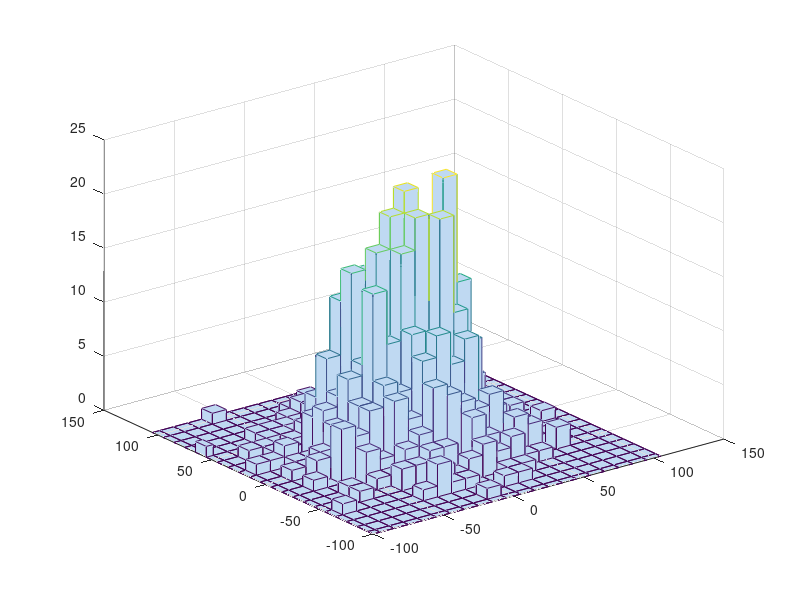

This chart was generated by the following MATLAB code: (Note: this script raises an error after producing the figure.)
clc 
clear
clf

N = 1000 ;  % ilosc czasteczek
M = 800 ;  % ilosc krokow czasowych

x = zeros(N,M) ; 
y = zeros(N,M) ;
bins1 = -100:10:100 ;
bins = {bins1 bins1} ; 

for i=1:N          % powtarzane dla kazdej czasteczki
    
    for j=2:M      % dla kazdego kroku czasowego
    x(i,j) = x(i,j-1) + randn ;
    y(i,j) = y(i,j-1) + randn ;  
    end
    
   %hist3( [x(:,ceil(i*M/N) ) y(:,ceil(i*M/N) )] , bins ) ;
   %pause(0.01) ; 
end

hist3( [x(:,M ) y(:,M )] , bins ) ;                         % rysowanie histogramu
set(gcf, 'render','opengl' ) ; 
   set(get(gca,'child'),'FaceColor','interp','CDataMode', 'auto');
   colormap( hot ) ;
%[ bin_count,  bin_possition ] = hist( x(:, M ) , bins1 ) ;
%h = bar( bin_possition, bin_count , 1) ; 
%h = plot( x(3,:),y(3,:) ) ;
%xlabel('x') ; 
%ylabel('y' ) ;

